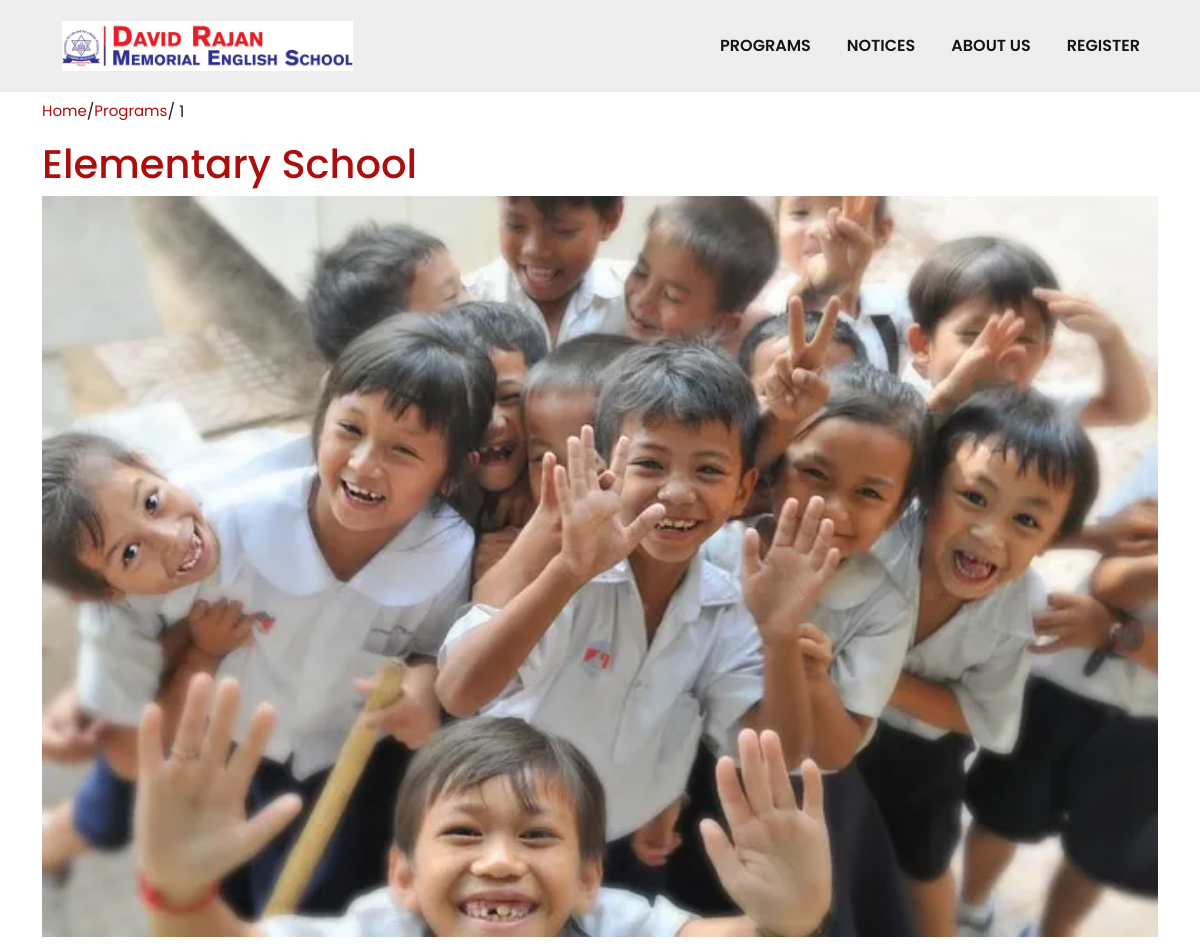
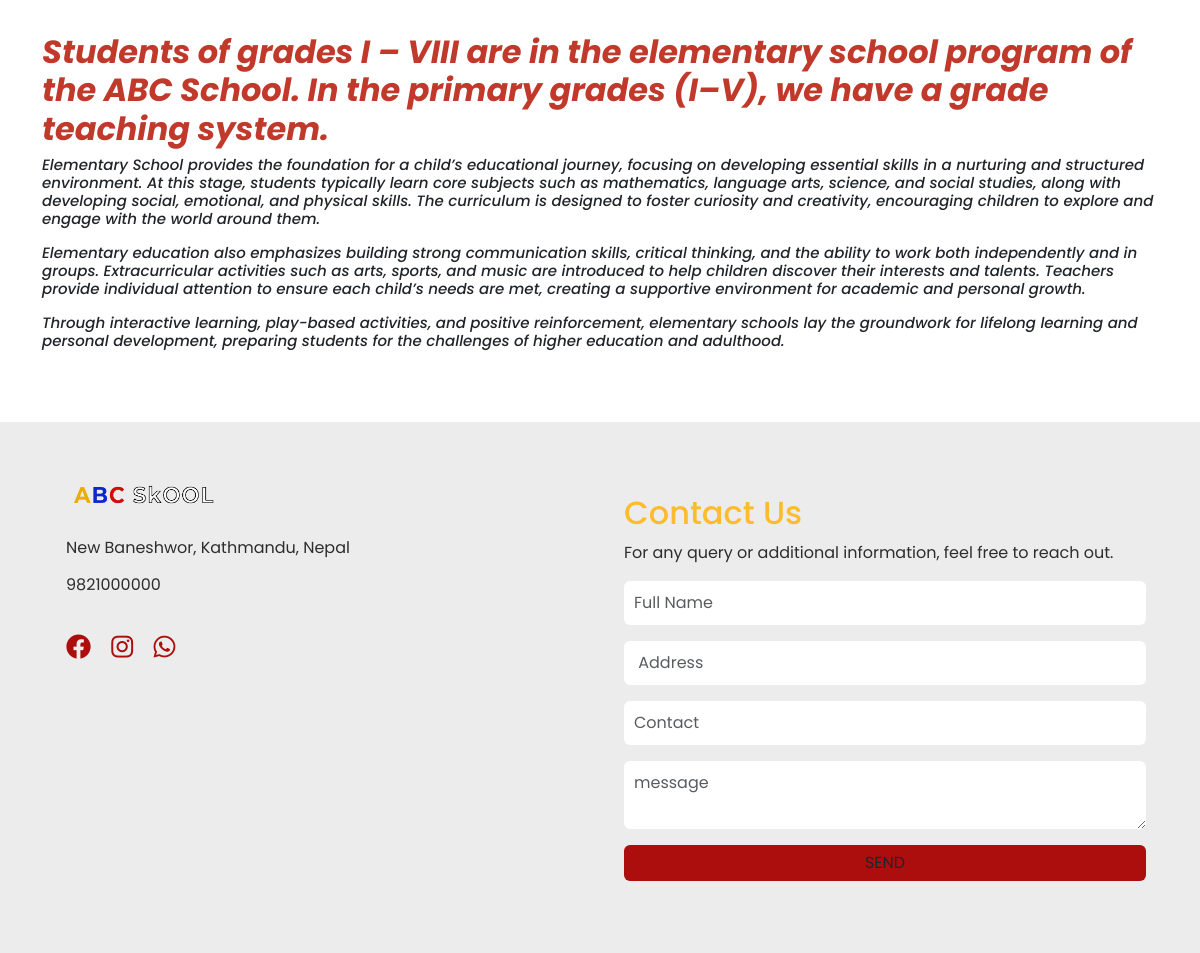
The app's page /program/2 with its own data (2 pictures, top to bottom).
### core/models.py (models this page shows, shortened)
class Programs(models.Model):
    id=models.AutoField(primary_key=True)
    name = models.CharField(blank=True, null= True, max_length=255)
    about = RichTextField(blank=False, null=True)
    excerpt = models.TextField(default="ABC")
    image = models.ImageField(default="")

### core/views.py (the view)
# urls.py: path('program/<int:id>', program, name='program'), # About page
def program(request, id):
    program = Programs.objects.filter(id= id)[0]
    related =  Programs.objects.all().exclude(id = program.id)[:3]
    context ={
        'program': program,
        'related': related
    }
    return render(request, 'program.html', context)

### templates/program.html
{% extends 'base.html' %}
{% load static %}
{% block content %}
<div class="container"  style="margin-top: 100px;">
    <div class="breadcrumb my-3 fs-15"><a class="fs-15 col-sec" href="/">Home</a> / <a class="fs-15 col-sec"  href="/programs">Programs</a> /  1</div>
<div style="justify-content: center;display: flex;">
    <div class="">
    <h1 class="col-sec"> {{program.name}}</h1>
    <div class="thumb-image">
        <img src="/media/{{program.image}}" class="w-100">
    </div>
        <h3 class="fs-15 pt-5 pb-5"><i>{{program.about|safe}}</i></h3>
    </div>
</div>
</div>
{% endblock content %}

### static/css/styles.css (style rules this page uses)
* { margin: 0; padding: 0; box-sizing: border-box; font-family: "Poppins", serif; text-decoration: none !important; }
body { overflow-x: hidden; max-width: 100vw; }
.col-sec { color: rgb(172, 13, 13); }
.fs-15 { font-size: 15px; }

### records on screen
Programs: name "Elementary School", image (picture), about "Students of grades I – VIII are in the elementary school program of the ABC School. In the primary grades (I­­–V), we have a grade teaching system. Elementary School provides the foundation for a child’s educational journey, focusing on developing essential skills in a nurturing and structured environment. At this stage, students typically learn core subjects such as mathematics, language arts, science, and social studies, along with developing social, emotional, and physical skills. The curriculum is designed to foster curiosity and creativity, encouraging children to explore and engage with the world around them. Elementary education also emphasizes building strong communication skills,…"
